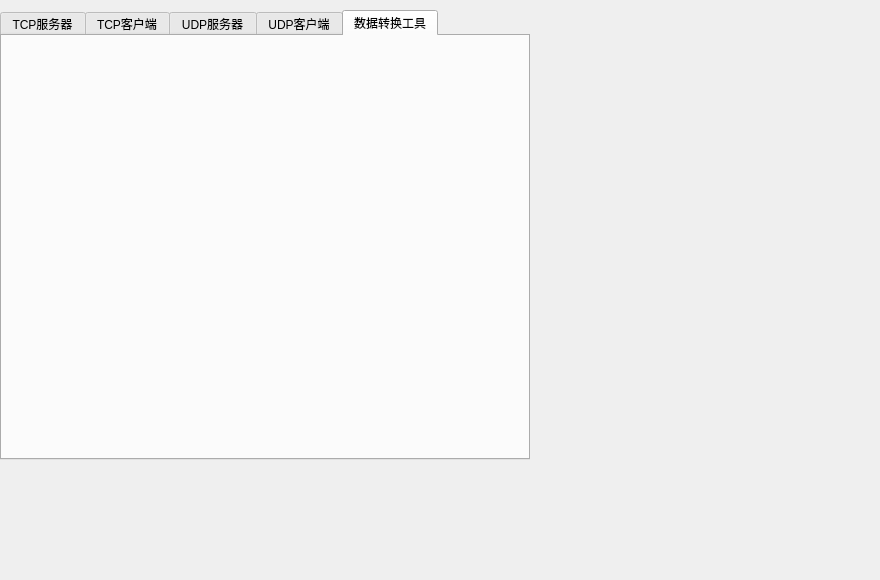
<?xml version="1.0" encoding="UTF-8"?>
<ui version="4.0">
 <class>MainWidget</class>
 <widget class="QWidget" name="MainWidget">
  <property name="geometry">
   <rect>
    <x>0</x>
    <y>0</y>
    <width>880</width>
    <height>580</height>
   </rect>
  </property>
  <property name="windowTitle">
   <string>TCP/UDP网络调试助手</string>
  </property>
  <property name="windowIcon">
   <iconset resource="images.qrc">
    <normaloff>:/new/prefix1/images/NDALogo.ico</normaloff>:/new/prefix1/images/NDALogo.ico</iconset>
  </property>
  <widget class="QTabWidget" name="tab_Widget">
   <property name="geometry">
    <rect>
     <x>0</x>
     <y>10</y>
     <width>530</width>
     <height>450</height>
    </rect>
   </property>
   <property name="currentIndex">
    <number>4</number>
   </property>
   <widget class="FormTcpServer" name="tab_TCPServer">
    <attribute name="icon">
     <iconset resource="images.qrc">
      <normaloff>:/new/prefix1/images/udpserver.ico</normaloff>:/new/prefix1/images/udpserver.ico</iconset>
    </attribute>
    <attribute name="title">
     <string>TCP服务器</string>
    </attribute>
   </widget>
   <widget class="FormTcpClient" name="tab_TCPClient">
    <attribute name="icon">
     <iconset resource="images.qrc">
      <normaloff>:/new/prefix1/images/clientlogo2.ico</normaloff>:/new/prefix1/images/clientlogo2.ico</iconset>
    </attribute>
    <attribute name="title">
     <string>TCP客户端</string>
    </attribute>
   </widget>
   <widget class="FormUdpServer" name="tab_UDPServer">
    <attribute name="icon">
     <iconset resource="images.qrc">
      <normaloff>:/new/prefix1/images/udpserver.ico</normaloff>:/new/prefix1/images/udpserver.ico</iconset>
    </attribute>
    <attribute name="title">
     <string>UDP服务器</string>
    </attribute>
   </widget>
   <widget class="FormUdpClient" name="tab_UDPClient">
    <attribute name="icon">
     <iconset resource="images.qrc">
      <normaloff>:/new/prefix1/images/clientlogo2.ico</normaloff>:/new/prefix1/images/clientlogo2.ico</iconset>
    </attribute>
    <attribute name="title">
     <string>UDP客户端</string>
    </attribute>
   </widget>
   <widget class="FormDataProcessor" name="tab_DataExchange">
    <attribute name="icon">
     <iconset resource="images.qrc">
      <normaloff>:/new/prefix1/images/serverlogo2.ico</normaloff>:/new/prefix1/images/serverlogo2.ico</iconset>
    </attribute>
    <attribute name="title">
     <string>数据转换工具</string>
    </attribute>
   </widget>
  </widget>
 </widget>
 <customwidgets>
  <customwidget>
   <class>FormTcpServer</class>
   <extends>QWidget</extends>
   <header location="global">formtcpserver.h</header>
   <container>1</container>
  </customwidget>
  <customwidget>
   <class>FormTcpClient</class>
   <extends>QWidget</extends>
   <header location="global">formtcpclient.h</header>
   <container>1</container>
  </customwidget>
  <customwidget>
   <class>FormUdpServer</class>
   <extends>QWidget</extends>
   <header location="global">formudpserver.h</header>
   <container>1</container>
  </customwidget>
  <customwidget>
   <class>FormUdpClient</class>
   <extends>QWidget</extends>
   <header location="global">formudpclient.h</header>
   <container>1</container>
  </customwidget>
  <customwidget>
   <class>FormDataProcessor</class>
   <extends>QWidget</extends>
   <header location="global">formdataprocessor.h</header>
   <container>1</container>
  </customwidget>
 </customwidgets>
 <resources>
  <include location="images.qrc"/>
 </resources>
 <connections/>
</ui>
